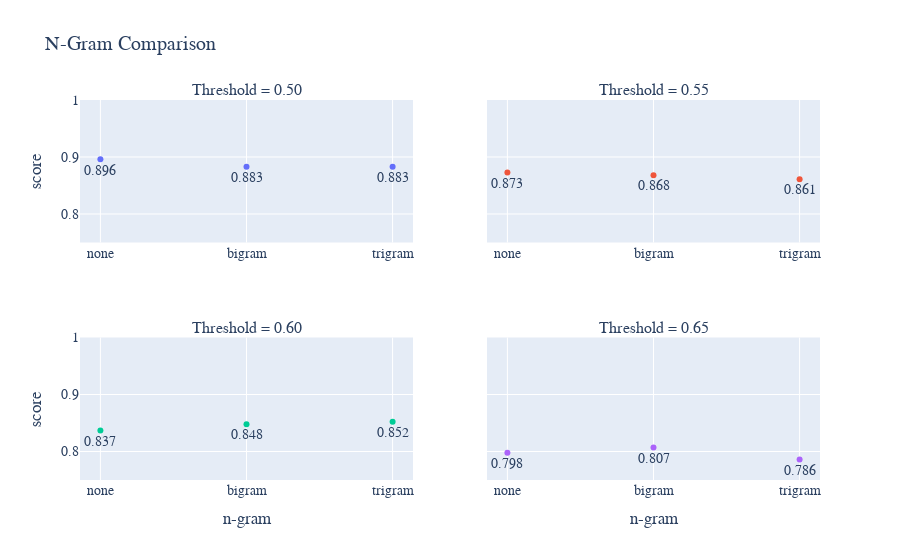

This figure's notebook cell:
### Code cell
fig = make_subplots(rows=2, cols=2, shared_yaxes=True, subplot_titles=("Threshold = 0.50", "Threshold = 0.55", "Threshold = 0.60", "Threshold = 0.65"))

fig.add_trace(go.Scatter(x=['none', 'bigram', 'trigram'], y=[TH_50['total'][0],TH_50['total'][1],TH_50['total'][2]],
                         text=[TH_50['total'][0],TH_50['total'][1],TH_50['total'][2]],
                         mode="markers+text",
                         textposition="bottom center"),
              row=1, col=1)
fig.add_trace(go.Scatter(x=['none', 'bigram', 'trigram'], y=[TH_55['total'][0],TH_55['total'][1],TH_55['total'][2]],
                         text=[TH_55['total'][0],TH_55['total'][1],TH_55['total'][2]],
                        mode="markers+text",
                        textposition="bottom center"), row=1, col=2)
fig.add_trace(go.Scatter(x=['none', 'bigram', 'trigram'], y=[TH_60['total'][0],TH_60['total'][1],TH_60['total'][2]],
                         text=[TH_60['total'][0],TH_60['total'][1],TH_60['total'][2]],
                        mode="markers+text",
                        textposition="bottom center"), row=2, col=1)
fig.add_trace(go.Scatter(x=['none', 'bigram', 'trigram'], y=[TH_65['total'][0],TH_65['total'][1],TH_65['total'][2]],
                         text=[TH_65['total'][0],TH_65['total'][1],TH_65['total'][2]],
                        mode="markers+text",
                        textposition="bottom center"), row=2, col=2)

fig.update_yaxes(range=[0.750, 1.0]) 
fig.update_layout(showlegend=False)

fig.update_yaxes(title_text="score", row=1, col=1)
fig.update_yaxes(title_text="score", row=2, col=1)
fig.update_xaxes(title_text="n-gram", row=2, col=1)
fig.update_xaxes(title_text="n-gram", row=2, col=2)

fig.update_layout(
    title="N-Gram Comparison",
    font=dict(
        family="Courier New, monospace",
        size=14,
    )
)

### Figure 1 — Plotly figure (JSON) as saved in the notebook; plotly's stock layout.template omitted (floating-point values rounded to 4 significant figures)
{"data": [{"mode": "markers+text", "text": ["0.896", "0.883", "0.883"], "textposition": "bottom center", "type": "scatter", "x": ["none", "bigram", "trigram"], "xaxis": "x", "y": [0.896, 0.883, 0.883], "yaxis": "y"}, {"mode": "markers+text", "text": ["0.873", "0.868", "0.861"], "textposition": "bottom center", "type": "scatter", "x": ["none", "bigram", "trigram"], "xaxis": "x2", "y": [0.873, 0.868, 0.861], "yaxis": "y2"}, {"mode": "markers+text", "text": ["0.837", "0.848", "0.852"], "textposition": "bottom center", "type": "scatter", "x": ["none", "bigram", "trigram"], "xaxis": "x3", "y": [0.837, 0.848, 0.852], "yaxis": "y3"}, {"mode": "markers+text", "text": ["0.798", "0.807", "0.786"], "textposition": "bottom center", "type": "scatter", "x": ["none", "bigram", "trigram"], "xaxis": "x4", "y": [0.798, 0.807, 0.786], "yaxis": "y4"}], "layout": {"annotations": [{"font": {"size": 16}, "showarrow": false, "text": "Threshold = 0.50", "x": 0.225, "xanchor": "center", "xref": "paper", "y": 1, "yanchor": "bottom", "yref": "paper"}, {"font": {"size": 16}, "showarrow": false, "text": "Threshold = 0.55", "x": 0.775, "xanchor": "center", "xref": "paper", "y": 1, "yanchor": "bottom", "yref": "paper"}, {"font": {"size": 16}, "showarrow": false, "text": "Threshold = 0.60", "x": 0.225, "xanchor": "center", "xref": "paper", "y": 0.375, "yanchor": "bottom", "yref": "paper"}, {"font": {"size": 16}, "showarrow": false, "text": "Threshold = 0.65", "x": 0.775, "xanchor": "center", "xref": "paper", "y": 0.375, "yanchor": "bottom", "yref": "paper"}], "font": {"family": "Courier New, monospace", "size": 14}, "showlegend": false, "title": {"text": "N-Gram Comparison"}, "xaxis": {"anchor": "y", "domain": [0, 0.45]}, "xaxis2": {"anchor": "y2", "domain": [0.55, 1]}, "xaxis3": {"anchor": "y3", "domain": [0, 0.45], "title": {"text": "n-gram"}}, "xaxis4": {"anchor": "y4", "domain": [0.55, 1], "title": {"text": "n-gram"}}, "yaxis": {"anchor": "x", "domain": [0.625, 1], "range": [0.75, 1], "title": {"text": "score"}}, "yaxis2": {"anchor": "x2", "domain": [0.625, 1], "matches": "y", "range": [0.75, 1], "showticklabels": false}, "yaxis3": {"anchor": "x3", "domain": [0, 0.375], "range": [0.75, 1], "title": {"text": "score"}}, "yaxis4": {"anchor": "x4", "domain": [0, 0.375], "matches": "y3", "range": [0.75, 1], "showticklabels": false}}}
